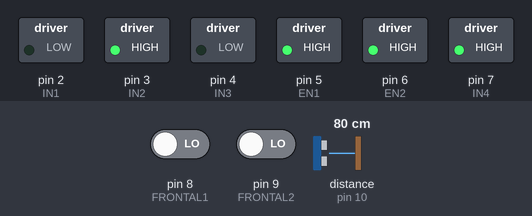
A sketch run on a simulated Arduino Uno, built with avr-gcc and run on an emulated ATmega328P. On the bench: switched loads named in the sketch (green lamp = pin HIGH). Wiring (inferred from the names in the program): ultrasonic range finder: trigger pin 11; echo pin 10. Inputs (shaded band) come from the test bench; at power-on: distance to the obstacle (sensor on pin 10) 80 cm, pin 8 (FRONTAL1) LOW, pin 9 (FRONTAL2) LOW. The echo pulse lasts 58.3 µs per cm; pins used as bus, display or sensor lines are not drawn; what the sketch prints to the serial monitor is not drawn.

Above: at 1.2 s.
1.3 s: distance to the obstacle (sensor on pin 10) set to 2 cm
4.3 s: distance to the obstacle (sensor on pin 10) set to 18 cm
Timing chart, 0 to 7.3 s (numbered marks = the images above; inputs shaded):
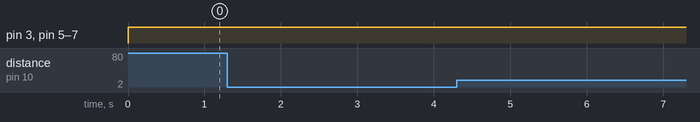

The sketch:

Memobot.ino
```cpp
/* //////////////////////////////////////////////////////////////////////////////////////////////////////////////////////////////////////////////////////////////
 * //////////////////////////////////////////////////////////////MEMOBOTS////////////////////////////////////////////////////////////////////////////////////////
 * //////////////////////////////////////////////////////////////////////////////////////////////////////////////////////////////////////////////////////////////
 *
 * ////////////////////////////////////////////////////          MOTORES        ////////////////////////////////////////////////////////////////////////////////
 * El robot posee dos motores. Se utilizan 3 pines para controlar cada motor:
 *
 * Pines Motor 1: Enable 1(EN1), Entrada 1(IN1), Entrada 2(IN2)
 * Pines Motor 2: Enable 2(EN2), Entrada 2(IN3), Entrada 2(IN4)
 *
 * Para mover cada motor, se debe asignar una señal PWM utilizando analogWrite(PIN, VALOR), donde PIN corresponde al Enable correspondiente
 * y VALOR corresponde a un numero entero entre 0 a 255 dependiendo de la velocidad deseada.
 * Posteriormente, se debe utilizar digitalWrite(PIN, VALOR) dependiendo del sentido de giro de los motores.
 * Para mover el motor en un sentido, se debe asignar IN1 en HIGH e IN2 en LOW. Para mover el motor en sentido contrario, se asigna IN1 en LOW e IN2 en HIGH.
 *
 * ////////////////////////////////////////////////////          "BIGOTES"        //////////////////////////////////////////////////////////////////////////////
 * Los "bigotes" del robot corresponden a dos pines (FRONTAL1 y FRONTAL2). Se deben conectar a los pines digitales del arduino y leerlos con digitalRead(PIN).
 * Al estar desactivados, entregan un valor 1 (HIGH) y al presionarlos, entregan un 0 (LOW).
 *
 * ////////////////////////////////////////////////////          SENSOR ULTRASONICO      ///////////////////////////////////////////////////////////////////////
 *
 * Los sensores ultrasonicos poseen cuatro pines: Gnd, Echo, Trigger, Vcc
 * Se debe conectar GND al GND de la placa y Vcc a 5v
 *
 * Para obtener una medicion del sensor, se debe enviar un pulso que dure 10 microsegundos en el pin Trigger y posteriormente medir el pin Echo utilizando
 * el comando pulseIn(Trig, HIGH) y luego multiplica 0.034/2 para obtener la distancia medida en cm.
 *
 * Francisco Lara
 */


//Definicion de los pines (define NOMBRE PIN)
#define EN1 5
#define EN2 6
#define IN1 2
#define IN2 3
#define IN3 4
#define IN4 7
#define FRONTAL1 8
#define FRONTAL2 9
#define ECHO 10
#define TRIGGER 11

void setup() {
  //Asignacion de pines para los motores
  pinMode(EN1, OUTPUT);
  pinMode(EN2, OUTPUT);
  pinMode(IN1, OUTPUT);
  pinMode(IN2, OUTPUT);
  pinMode(IN3, OUTPUT);
  pinMode(IN4, OUTPUT);

  //Asignacion de pines sensor frontal (bigotes)
  pinMode(FRONTAL1, INPUT);
  pinMode(FRONTAL2, INPUT);

  //Asignacion de pines sensor ultrasonico
  pinMode(ECHO, INPUT);
  pinMode(TRIGGER, OUTPUT);
  digitalWrite(TRIGGER, LOW);

  Serial.begin(9600);
}

float distancia; //Variable para guardar medicion del sensor ultrasonico

void loop() {
  //Motor1
  analogWrite(EN1, 255);
  digitalWrite(IN1, LOW);
  digitalWrite(IN2, HIGH);

  //Motor2
  analogWrite(EN2, 255);
  digitalWrite(IN3, LOW);
  digitalWrite(IN4, HIGH);

  //Medicion Sensor Ultrasonico
  digitalWrite(TRIGGER, HIGH); //Se asigna el estado HIGH en trigger
  delayMicroseconds(10);       //Esperamos 10 microsegundos
  digitalWrite(TRIGGER, LOW);  //Se asigna el estado LOW en trigger
  distancia = pulseIn(ECHO, HIGH); //Medimos el pulso del pin ECHO
  distancia = distancia*0.034/2; //Ajustamos la medicion para obtener centimetros


  //Envio de datos por puerto serial
  Serial.print("Distancia medida: ");
  Serial.print(distancia);
  Serial.print("cm; Sensor izquierdo:  ");
  Serial.print(digitalRead(FRONTAL1));
  Serial.print("; Sensor derecho: ");
  Serial.println(digitalRead(FRONTAL2));
  delay(50);

}
```

Measured:
- after the input at 1.3 s, every drawn part: stays the same
- after the input at 4.3 s, every drawn part: stays the same
